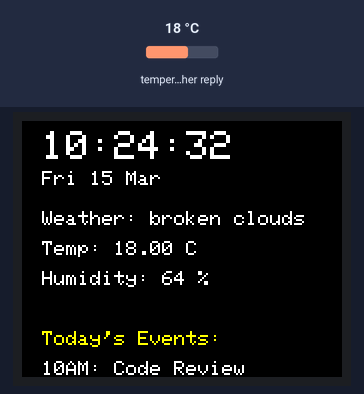
A sketch run on a simulated ESP32. Parts: 160×128 colour display. Inputs (shaded band) come from the test bench; at power-on: temperature in the weather reply 18 °C. WiFi joins after 1.5 s; servers stay silent unless stated; the local clock reads 2024-03-15 10:24:30 at power-on unless the sketch sets it; web services answer with replies made up by the test bench; what the sketch prints to the serial monitor is not drawn.

Above: at 3.0 s.
At 7.0 s:
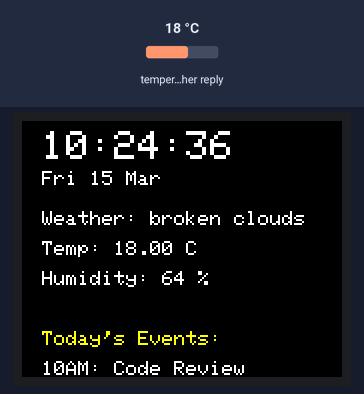
At 12.0 s:
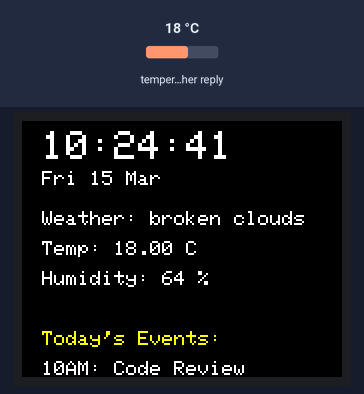
At 21.0 s:
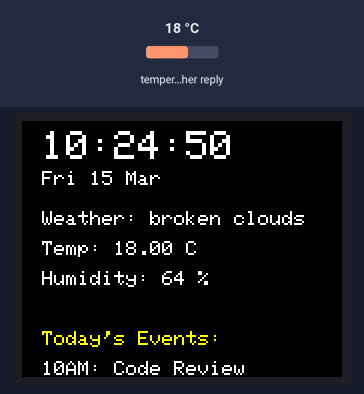
At 30.0 s:
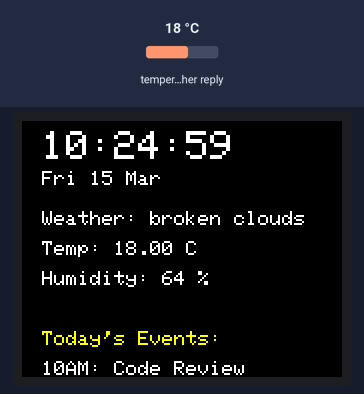
At 39.0 s:
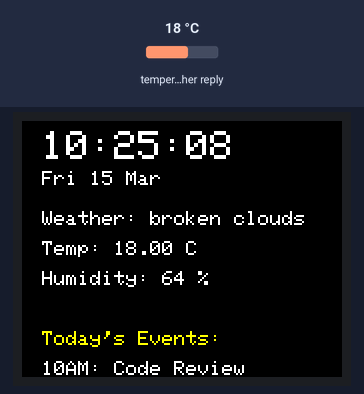

Measured:
- what the display in image 0 shows lasts 1.0 s, from 2.9 s to 3.9 s

The sketch:

sketch_apr22a.ino
```cpp
#include <WiFi.h>
#include <HTTPClient.h>
#include <ArduinoJson.h>
#include <Adafruit_GFX.h>
#include <Adafruit_ST7735.h>
#include <SPI.h>
#include <time.h>

// === TFT Setup ===
#define TFT_CS     5
#define TFT_RST    22
#define TFT_DC     21
Adafruit_ST7735 tft = Adafruit_ST7735(TFT_CS, TFT_DC, TFT_RST);

// === Config ===
const char* ssid = "Minni's iphone";
const char* password = "minni1993!";
const char* weatherApiKey = "e9735fb5da6ec9c52acb1e5e18c7e3ad";
const char* weatherCity = "Bengaluru";
const char* ntpServer = "pool.ntp.org";
const long gmtOffset_sec = 5.5 * 3600;
const int daylightOffset_sec = 0;

// === Timers ===
unsigned long lastWeatherUpdate = 0;
const unsigned long weatherInterval = 10 * 60 * 1000; // 10 minutes
unsigned long lastTimeUpdate = 0;
const unsigned long timeInterval = 1000; // 1 second

void setup() {
  Serial.begin(115200);

  tft.initR(INITR_BLACKTAB);
  tft.setRotation(1);
  tft.fillScreen(ST77XX_BLACK);

  WiFi.begin(ssid, password);
  tft.setTextColor(ST77XX_WHITE);
  tft.setTextSize(1);
  tft.setCursor(10, 10);
  tft.println("Connecting WiFi...");

  while (WiFi.status() != WL_CONNECTED) {
    delay(500);
    Serial.print(".");
  }

  configTime(gmtOffset_sec, daylightOffset_sec, ntpServer);
  delay(1000);
  tft.fillScreen(ST77XX_BLACK);

  displayCalendar();  // Static calendar
  displayWeather();   // Initial weather load
}

void loop() {
  unsigned long now = millis();

  if (now - lastTimeUpdate >= timeInterval) {
    displayTimeAndDate();
    lastTimeUpdate = now;
  }

  if (now - lastWeatherUpdate >= weatherInterval) {
    displayWeather();
    lastWeatherUpdate = now;
  }
}

// === TIME & DATE ===
void displayTimeAndDate() {
  struct tm timeinfo;
  if (!getLocalTime(&timeinfo)) {
    Serial.println("Failed to get time");
    return;
  }

  char timeStr[10], dateStr[20];
  strftime(timeStr, sizeof(timeStr), "%H:%M:%S", &timeinfo);
  strftime(dateStr, sizeof(dateStr), "%a %d %b", &timeinfo);

  tft.fillRect(0, 0, 160, 30, ST77XX_BLACK);
  tft.setCursor(10, 5);
  tft.setTextColor(ST77XX_WHITE);
  tft.setTextSize(2);
  tft.println(timeStr);

  tft.setCursor(10, 25);
  tft.setTextSize(1);
  tft.println(dateStr);
}

// === WEATHER ===
void displayWeather() {
  HTTPClient http;
  String url = "http://api.openweathermap.org/data/2.5/weather?q=" + String(weatherCity) + "&appid=" + String(weatherApiKey) + "&units=metric";

  http.begin(url);
  int code = http.GET();

  tft.fillRect(0, 40, 160, 60, ST77XX_BLACK);

  if (code > 0) {
    String payload = http.getString();
    DynamicJsonDocument doc(2048);
    deserializeJson(doc, payload);

    if (doc["cod"] == 200) {
      String desc = doc["weather"][0]["description"].as<String>();
      float temp = doc["main"]["temp"];
      int humidity = doc["main"]["humidity"];

      tft.setTextColor(ST77XX_WHITE);
      tft.setTextSize(1);
      tft.setCursor(10, 45); tft.print("Weather: "); tft.println(desc);
      tft.setCursor(10, 60); tft.print("Temp: "); tft.print(temp); tft.println(" C");
      tft.setCursor(10, 75); tft.print("Humidity: "); tft.print(humidity); tft.println(" %");
    }
  } else {
    tft.setTextColor(ST77XX_RED);
    tft.setCursor(10, 50);
    tft.println("Weather fetch failed");
  }
  http.end();
}

// === CALENDAR (Static) ===
void displayCalendar() {
  tft.fillRect(0, 105, 160, 60, ST77XX_BLACK);
  tft.setTextColor(ST77XX_YELLOW);
  tft.setCursor(10, 105);
  tft.setTextSize(1);
  tft.println("Today's Events:");
  tft.setTextColor(ST77XX_WHITE);
  tft.setCursor(10, 120); tft.println("10AM: Code Review");
}
```
